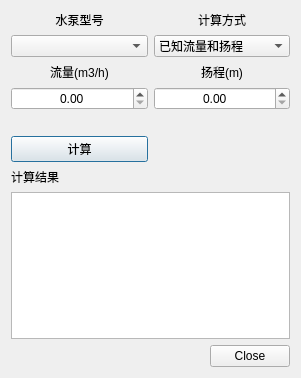
<?xml version="1.0" encoding="UTF-8"?>
<ui version="4.0">
 <class>CPumpCalculator</class>
 <widget class="QDialog" name="CPumpCalculator">
  <property name="geometry">
   <rect>
    <x>0</x>
    <y>0</y>
    <width>301</width>
    <height>378</height>
   </rect>
  </property>
  <property name="windowTitle">
   <string>单泵计算工具</string>
  </property>
  <property name="modal">
   <bool>true</bool>
  </property>
  <layout class="QGridLayout" name="gridLayout_2">
   <item row="0" column="0">
    <layout class="QGridLayout" name="gridLayout">
     <item row="0" column="0">
      <widget class="QLabel" name="label">
       <property name="text">
        <string>水泵型号</string>
       </property>
       <property name="alignment">
        <set>Qt::AlignCenter</set>
       </property>
      </widget>
     </item>
     <item row="0" column="1">
      <widget class="QLabel" name="label_2">
       <property name="text">
        <string>计算方式</string>
       </property>
       <property name="alignment">
        <set>Qt::AlignCenter</set>
       </property>
      </widget>
     </item>
     <item row="1" column="0">
      <widget class="QComboBox" name="modelList"/>
     </item>
     <item row="1" column="1">
      <widget class="QComboBox" name="calculationTypeList">
       <item>
        <property name="text">
         <string>已知流量和扬程</string>
        </property>
       </item>
       <item>
        <property name="text">
         <string>已知流量和转速</string>
        </property>
       </item>
       <item>
        <property name="text">
         <string>已知扬程和转速</string>
        </property>
       </item>
      </widget>
     </item>
     <item row="2" column="0">
      <widget class="QLabel" name="parameterName_1">
       <property name="text">
        <string>流量(m3/h)</string>
       </property>
       <property name="alignment">
        <set>Qt::AlignCenter</set>
       </property>
      </widget>
     </item>
     <item row="2" column="1">
      <widget class="QLabel" name="parameterName_2">
       <property name="text">
        <string>扬程(m)</string>
       </property>
       <property name="alignment">
        <set>Qt::AlignCenter</set>
       </property>
      </widget>
     </item>
     <item row="3" column="0">
      <widget class="QDoubleSpinBox" name="pararmeterInput_1">
       <property name="alignment">
        <set>Qt::AlignCenter</set>
       </property>
       <property name="maximum">
        <double>10000.000000000000000</double>
       </property>
       <property name="singleStep">
        <double>1.000000000000000</double>
       </property>
       <property name="stepType">
        <enum>QAbstractSpinBox::DefaultStepType</enum>
       </property>
      </widget>
     </item>
     <item row="3" column="1">
      <widget class="QDoubleSpinBox" name="pararmeterInput_2">
       <property name="alignment">
        <set>Qt::AlignCenter</set>
       </property>
       <property name="maximum">
        <double>10000.000000000000000</double>
       </property>
       <property name="stepType">
        <enum>QAbstractSpinBox::DefaultStepType</enum>
       </property>
      </widget>
     </item>
     <item row="4" column="0">
      <widget class="QLabel" name="label_4">
       <property name="text">
        <string/>
       </property>
      </widget>
     </item>
     <item row="5" column="0">
      <widget class="QPushButton" name="calculateButton">
       <property name="text">
        <string>计算</string>
       </property>
      </widget>
     </item>
     <item row="6" column="0">
      <widget class="QLabel" name="label_3">
       <property name="text">
        <string>计算结果</string>
       </property>
      </widget>
     </item>
    </layout>
   </item>
   <item row="1" column="0">
    <widget class="QPlainTextEdit" name="resultText"/>
   </item>
   <item row="2" column="0">
    <widget class="QDialogButtonBox" name="buttonBox">
     <property name="orientation">
      <enum>Qt::Horizontal</enum>
     </property>
     <property name="standardButtons">
      <set>QDialogButtonBox::Close</set>
     </property>
    </widget>
   </item>
  </layout>
 </widget>
 <resources/>
 <connections>
  <connection>
   <sender>buttonBox</sender>
   <signal>accepted()</signal>
   <receiver>CPumpCalculator</receiver>
   <slot>accept()</slot>
   <hints>
    <hint type="sourcelabel">
     <x>248</x>
     <y>254</y>
    </hint>
    <hint type="destinationlabel">
     <x>157</x>
     <y>274</y>
    </hint>
   </hints>
  </connection>
  <connection>
   <sender>buttonBox</sender>
   <signal>rejected()</signal>
   <receiver>CPumpCalculator</receiver>
   <slot>reject()</slot>
   <hints>
    <hint type="sourcelabel">
     <x>316</x>
     <y>260</y>
    </hint>
    <hint type="destinationlabel">
     <x>286</x>
     <y>274</y>
    </hint>
   </hints>
  </connection>
 </connections>
</ui>
